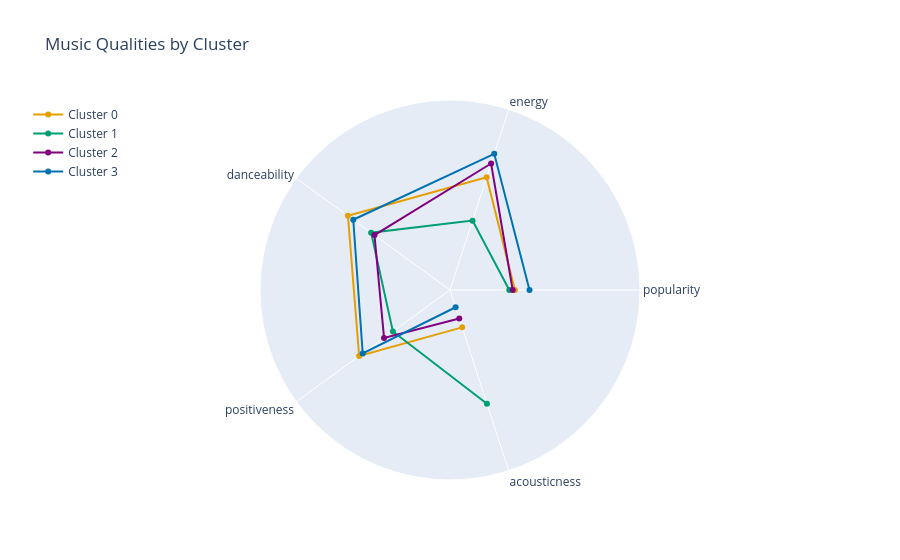

Notebook source saved alongside this figure:
### Code cell
# make radar charts
df_grouped_med = df.groupby('cluster').median()

# use the most distinct values from df_grouped_med
focus_cols_best = ['popularity', 'energy', 'danceability', 'positiveness', 'acousticness']
radar_plot(df_grouped_med, focus_cols_best)

### Figure 1 — Plotly figure (JSON) as saved in the notebook; plotly's stock layout.template omitted (floating-point values rounded to 4 significant figures)
{"data": [{"line": {"color": "#E69F00"}, "name": "Cluster 0", "r": [34.15, 62.39, 66.4, 59.11, 20.66], "theta": ["popularity", "energy", "danceability", "positiveness", "acousticness"], "type": "scatterpolar"}, {"line": {"color": "#009E73"}, "name": "Cluster 1", "r": [31.19, 38.39, 51.31, 37.14, 62.94], "theta": ["popularity", "energy", "danceability", "positiveness", "acousticness"], "type": "scatterpolar"}, {"line": {"color": "#800080"}, "name": "Cluster 2", "r": [33, 70, 49.14, 42.9, 15.8], "theta": ["popularity", "energy", "danceability", "positiveness", "acousticness"], "type": "scatterpolar"}, {"line": {"color": "#0072B2"}, "name": "Cluster 3", "r": [41.86, 75.36, 62.93, 56.8, 9.553], "theta": ["popularity", "energy", "danceability", "positiveness", "acousticness"], "type": "scatterpolar"}], "layout": {"legend": {"x": -0.07, "y": 1}, "polar": {"radialaxis": {"range": [0, 100], "visible": false}}, "showlegend": true, "title": {"text": "Music Qualities by Cluster"}}}
